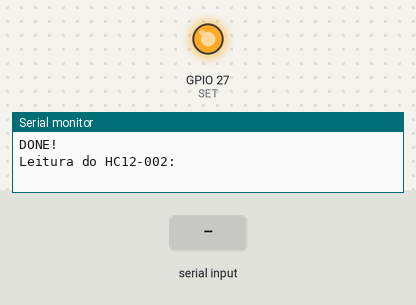
The sketch below on a simulated ESP32. On the bench: output pins drawn as LEDs (lit = HIGH), the last lines printed to the serial monitor. The test bench sets the inputs (shaded band).

Above: at 1.9 s.
2.0 s: "1" received over the second serial link
At 2.4 s:
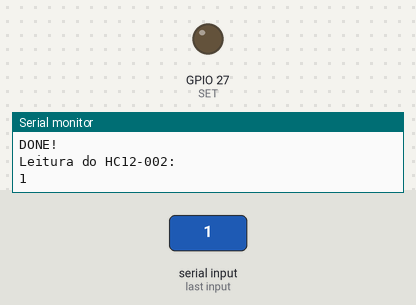
Timing chart, 0 to 5.0 s (numbered marks = the images above; inputs shaded):
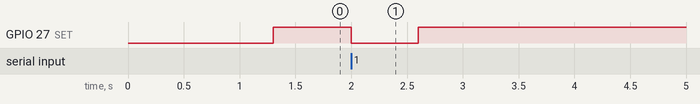

Measured:
- after the input at 2.0 s, GPIO 27 (SET): HIGH → LOW at once, → HIGH 0.60 s later

The sketch:

comunicacao_completa.ino
```cpp
#include "SoftwareSerial.h"
#include <string.h>

SoftwareSerial HC12(25, 26);  // 25 -> RX | 26 -> TX
#define SET 27

void setup()
{
  Serial.begin(115200);
  HC12.begin(9600);
  pinMode(SET, OUTPUT);
  digitalWrite(SET, LOW);

  // Configuração HC12:
  delay(550);
  HC12.write("AT+B115200");
  delay(50);
  while(HC12.available())
  {
    Serial.write(HC12.read());
  }
  HC12.write("AT+C001");
  delay(50);
  while(HC12.available())
  {
    Serial.write(HC12.read());
  }
  HC12.write("AT+P4");
  delay(50);
  while(HC12.available())
  {
    Serial.write(HC12.read());
  }
  HC12.end();
  digitalWrite(SET, HIGH);
  Serial.print("DONE!");
}

char buff[10];

void setChannel(char *ch)
{
  HC12.begin(9600);
  digitalWrite(SET, LOW);
  delay(550);
  sprintf(buff, "AT+C%s", ch);
  HC12.write(buff);
  delay(50);
  while(HC12.available())
  {
    Serial.write(HC12.read());
  }
  HC12.end();
  digitalWrite(SET, HIGH);
}

void getData()
{
  HC12.begin(115200);
  //HC12.write("START");
  while(1)
  {
    if(HC12.available())
    {
      while(HC12.available())
      {
        Serial.write(HC12.read());
      }
      break;
    }
  }
  HC12.flush();
  HC12.end();
}

char chans[2][4] = {"002", "003"};

void loop()
{
  for(int i=0; i<2; i++)
  {
    setChannel(chans[i]);
    Serial.print("\n\n\nLeitura do HC12-");
    Serial.print(chans[i]);
    Serial.println(": ");
    getData();
  }
  delay(1000);
}
```
